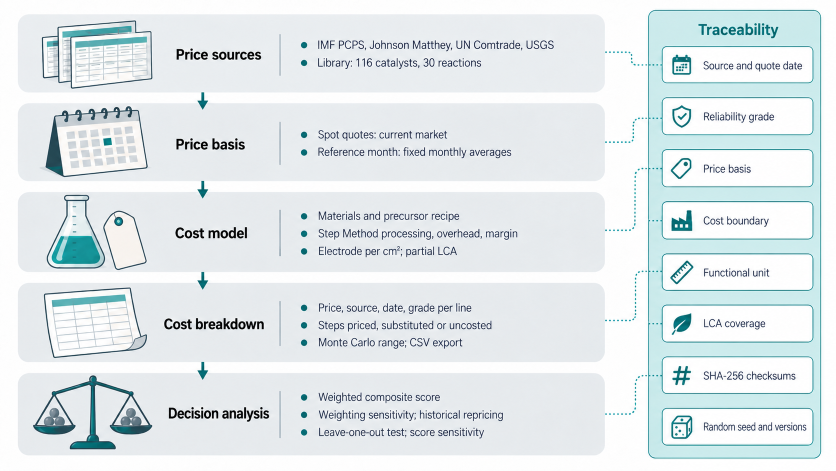
#> input picture docs/paper/figures-note-2026-09-09/fig1_workflow_stack_raw_chatgpt.png, 1672 x 941 px, found by its file name (shown at 1/2 size)
$ python straighten_note_fig1_leaders.py --raw docs/paper/figures-note-2026-09-09/fig1_workflow_stack_raw_chatgpt.png --out docs/paper/figures-note-2026-09-09/fig1_workflow_stack.png
#> lines starting #> are read from the running program, lines starting #| are printed output that depends on the picture
"""Redraw the connector lines of the Application Note Figure 1 illustration.

The raw illustration was generated with ChatGPT image generation from an author-written
specification (see docs/paper/figures-note-2026-09-09/fig1_workflow_stack.provenance.md).
Its dotted leaders between the five bands and the traceability panel were stepped; this
script clears the gap between the bands and the panel, clears the leader stubs the raw file
leaves inside the panel -- including the specks against the panel border and against the tag
boxes -- and draws one straight horizontal dotted leader per band. The geometry is measured
from the raw file rather than hard-coded, so a regenerated illustration in the same layout
still works, and every measurement is checked before anything is drawn. Run:

    python scripts/straighten_note_fig1_leaders.py --raw docs/paper/figures-note-2026-09-09/fig1_workflow_stack_raw_chatgpt.png --out docs/paper/figures-note-2026-09-09/fig1_workflow_stack.png
"""

import argparse
from pathlib import Path

import numpy as np
from PIL import Image, ImageDraw

BANDS_EXPECTED = 5
LEADER = (51, 151, 160)
DOT, STEP = 4, 9


def is_grey(pixel):
    return abs(pixel[0] - pixel[1]) < 8 and abs(pixel[1] - pixel[2]) < 8 and 200 < pixel[0] < 243


def is_teal(pixel):
    return pixel[1] > pixel[0] + 20 and pixel[0] < 220


def band_right_edge(pixels, width):
    """Rightmost column where a band's grey fill ends, taken as the mode over sample rows."""
    edges = []
    for y in range(int(pixels.shape[0] * 0.1), int(pixels.shape[0] * 0.9), 7):
        row = pixels[y]
        found = [x for x in range(width // 2, int(width * 0.85)) if is_grey(row[x]) and not is_grey(row[x + 1])]
        if found:
            edges.append(found[-1])
    if not edges:
        raise SystemExit("no band right edge found")
    return max(set(edges), key=edges.count)


def panel_left_edge(pixels, start, width):
    for x in range(start + 4, width):
        column = pixels[:, x]
        if sum(1 for y in range(pixels.shape[0]) if is_teal(column[y])) > pixels.shape[0] * 0.5:
            return x
    raise SystemExit("no panel left edge found")


def bands(pixels, x):
    """Vertical extents of the grey bands along one column."""
    column = pixels[:, x]
    spans, start = [], None
    for y in range(pixels.shape[0]):
        if is_grey(column[y]):
            start = y if start is None else start
        elif start is not None:
            if y - start > 60:
                spans.append((start, y - 1))
            start = None
    if start is not None and pixels.shape[0] - start > 60:
        spans.append((start, pixels.shape[0] - 1))
    merged = []
    for top, bottom in spans:
        if merged and top - merged[-1][1] <= 8:  # a thin light row inside one band
            merged[-1] = (merged[-1][0], bottom)
        else:
            merged.append((top, bottom))
    return merged


def tag_left_edge(pixels, panel, top, bottom, fill):
    """First column of the tag boxes: the leader stubs mark only a few rows, a tag border many."""
    for x in range(panel + 4, panel + 160):
        marked = int((np.abs(pixels[top:bottom, x] - np.array(fill)).sum(axis=1) > 60).sum())
        if marked > 100:
            return x
    raise SystemExit("no tag column found inside the panel")


def main():
    parser = argparse.ArgumentParser(description=__doc__)
    parser.add_argument("--raw", type=Path, required=True)
    parser.add_argument("--out", type=Path, required=True)
    args = parser.parse_args()

    image = Image.open(args.raw).convert("RGB")
#> image is the input picture: PIL image 1672x941 RGB; mean R, G, B 225.2, 232.7, 235.2
    pixels = np.asarray(image).astype(int)
    height, width = pixels.shape[:2]
#> height = 941; width = 1672
    right = band_right_edge(pixels, width)
#> the loop in band_right_edge, `for y in range(int(pixels.shape[0] * 0.1), int(pixels.shape[0] * 0.9),..` made 108 passes
#> found on passes 2, 3, 4, 7, 8, 9, 10, 11, 12, 13, 14, 18: [891, 902, 1209], [1209], [848, 860, 925, 1209], [1209, 1384, 1410], [1209, 1294, 1376], [1209], [1209, 1294], [1209], [1207], [1202, 1294], [1294], [1203]
#> after the loop in band_right_edge, `for y in range(int(pixels.shape[0] * 0.1), int(pixels.shape[0] * 0.9),..`: edges = 103 values, max 1420 at index 46, min 1187 at index 14, mean 1280.4
#> right = 1209
    panel = panel_left_edge(pixels, right, width)
#> panel = 1296
    spans = bands(pixels, right - 8)
#> in bands, `column = pixels[:, x]`: column = 941 rows, first 8: [253, 254, 253], [253, 253, 253], [253, 253, 253], [252, 252, 252], [252, 252, 252], [253, 253, 253], [254, 254, 254], [252, 253, 253]
#> after the loop in bands, `for y in range(pixels.shape[0]):`: spans = [(33, 179), (211, 357), (389, 538), (571, 719), (751, 905)]
#> the loop in bands, `for top, bottom in spans:` made 5 passes
#> after the loop in bands, `for top, bottom in spans:`: merged has the same summary as spans
    if len(spans) != BANDS_EXPECTED:
        raise SystemExit(f"expected {BANDS_EXPECTED} bands, measured {len(spans)}: {spans}")
    if not 8 < panel - right < 200:
        raise SystemExit(f"implausible gap between bands ({right}) and panel ({panel})")
    fill = tuple(int(v) for v in pixels[(spans[1][1] + spans[2][0]) // 2, panel + 14])
#> fill = (200, 233, 234)
    tag = tag_left_edge(pixels, panel, spans[0][0], spans[-1][1], fill)
#> the loop in tag_left_edge, `for x in range(panel + 4, panel + 160):` made 23 passes
#> marked on passes 1 to 12: 18, 2, 0, 0, 3, 22, 25, 24, 13, 0, 0, 0
#> tag = 1322
    print(f"bands {spans} | right edge {right} | panel {panel} | fill {fill} | tags from {tag}")
#| bands [(33, 179), (211, 357), (389, 538), (571, 719), (751, 905)] | right edge 1209 | panel 1296 | fill (200, 233, 234) | tags from 1322

    # The panel has rounded corners, so clearing the stubs over the full height would paint
    # the fill colour outside them. Clear only the rows where the panel is at full width.
    column = pixels[:, panel + 8]
#> column = 941 rows, first 8: [253, 253, 253], [254, 254, 254], [254, 254, 254], [253, 253, 253], [254, 254, 254], [253, 253, 253], [254, 254, 254], [254, 254, 253]
    inside = [y for y in range(height) if abs(column[y] - np.array(fill)).sum() < 40]
#> inside = 881 values from 21 to 911
    if not inside:
        raise SystemExit("could not measure the panel's straight section")
    top_inside, bottom_inside = min(inside) + 6, max(inside) - 6
#> top_inside = 27; bottom_inside = 905
    draw = ImageDraw.Draw(image)
    draw.rectangle([right + 2, 0, panel - 2, height - 1], fill=(255, 255, 255))
    draw.rectangle([panel + 2, top_inside, tag, bottom_inside], fill=fill)
    for top, bottom in spans:
        y = (top + bottom) // 2
        x = right + 5
        while x + DOT <= panel - 3:
            draw.rounded_rectangle([x, y - 2, x + DOT, y + 2], radius=2, fill=LEADER)
            x += STEP
#> this loop made 5 passes
#> (top, bottom, y) on passes 1 to 5: (33, 179, 106), (211, 357, 284), (389, 538, 463), (571, 719, 645), (751, 905, 828)
    args.out.parent.mkdir(parents=True, exist_ok=True)
    image.save(args.out)
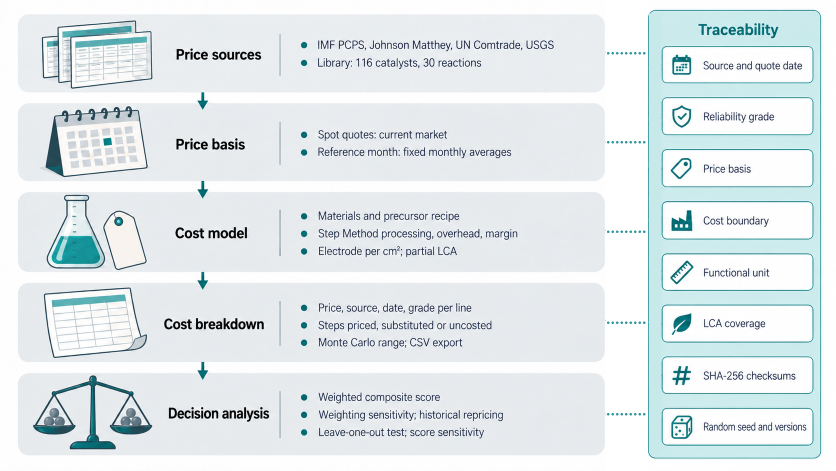
#> saved as fig1_workflow_stack.png: PIL image 1672x941 RGB (shown at 1/2 size); mean R, G, B 225.3, 232.8, 235.2
    print("wrote", args.out)


if __name__ == "__main__":
    main()
